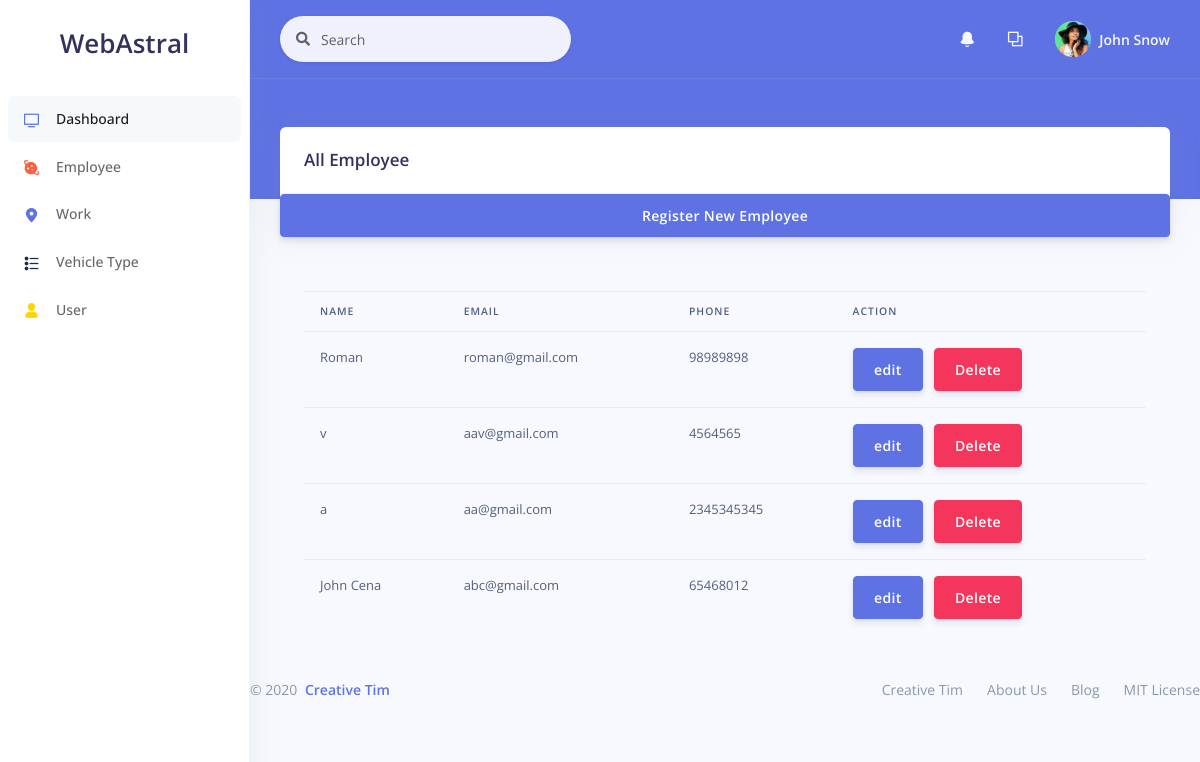
Screenshot of /admin/employee_landpage.php with the database file from the repository.
### tables this page shows
CREATE TABLE `office_record` (
  `id` int(11) NOT NULL,
  `name` varchar(500) NOT NULL,
  `email` varchar(500) NOT NULL,
  `phone` varchar(20) NOT NULL,
  `password` varchar(20) NOT NULL,
  `join_date` varchar(200) DEFAULT NULL,
  `leave_date` varchar(200) DEFAULT NULL,
  `active` int(1) NOT NULL DEFAULT '1',
  `role_id` int(1) NOT NULL DEFAULT '2'
);

### admin/employee_landpage.php (the view, shortened to what this page needs)
<?php include('header.php'); ?>
    <div class="header bg-primary pb-6">
      <div class="container-fluid">
        <div class="header-body">
          <div class="row align-items-center py-4">
          </div>
        </div>
      </div>
    </div>
    <div class="container-fluid mt--6">
      <div class="row justify-content-center">
        <div class=" col ">
          <div class="card">
            <div class="card-header bg-transparent">
              <h3 class="mb-0">All Employee</h3>
            </div>
            <button type="button" class="btn btn-primary" data-toggle="modal" data-target="#register_employee">Register New Employee</button>
            </div>
            <div class="card-body">
              <table class="table">
                <thead>
                  <tr>
                    <th scope="col">Name</th>
                    <th scope="col">Email</th>
                    <th scope="col">Phone</th>
                    <th scope="col">Action</th>
                  </tr>
                </thead>
                <tbody>
              <?php
                $conn = new mysqli('localhost', 'root', 'redhat', 'vehicle');
                $sql = "SELECT * FROM office_record WHERE role_id = 2 ORDER BY id DESC";
                $query = $conn->query($sql);
                if($query->num_rows >0){
                  while($row = $query->fetch_assoc()){ ?>
                    <tr>
                      <td><?php echo $row['name']; ?></td>
                      <td><?php echo $row['email']; ?></td>
                      <td><?php echo $row['phone']; ?></td>
                      <td>
                        <form method="post">
                          <button class="btn btn-primary">edit</button>
                          <button class="btn btn-danger">Delete</button>
                        </form>
                      </td>
                    </tr>
                    <?php  } }else{echo 'Work Not found';} ?>
                  </tbody>
                </table>
            </div>
          </div>
        </div>
      </div>
    <?php include('footer.php'); ?>

### admin/header.php (shortened to what this page needs)
<!DOCTYPE html>
<html>
<head>
  <link rel="stylesheet" href="assets/vendor/nucleo/css/nucleo.css" type="text/css">
  <link rel="stylesheet" href="assets/vendor/@fortawesome/fontawesome-free/css/all.min.css" type="text/css">
  <link rel="stylesheet" href="assets/css/argon.css?v=1.2.0" type="text/css">
</head>
<body>
  <?php include('admin_sidebar.php'); ?>
  <div class="main-content" id="panel">
    <nav class="navbar navbar-top navbar-expand navbar-dark bg-primary border-bottom">
      <div class="container-fluid">
        <div class="collapse navbar-collapse" id="navbarSupportedContent">
          <form class="navbar-search navbar-search-light form-inline mr-sm-3" id="navbar-search-main">
            <div class="form-group mb-0">
              <div class="input-group input-group-alternative input-group-merge">
                <div class="input-group-prepend">
                  <span class="input-group-text"><i class="fas fa-search"></i></span>
                </div>
                <input class="form-control" placeholder="Search" type="text">
              </div>
            </div>
          </form>
          <ul class="navbar-nav align-items-center  ml-md-auto ">
            <li class="nav-item dropdown">
              <a class="nav-link" href="#" role="button" data-toggle="dropdown" aria-haspopup="true" aria-expanded="false">
                <i class="ni ni-bell-55"></i>
              </a>
            </li>
            <li class="nav-item dropdown">
              <a class="nav-link" href="#" role="button" data-toggle="dropdown" aria-haspopup="true" aria-expanded="false">
                <i class="ni ni-ungroup"></i>
              </a>
            </li>
          </ul>
          <ul class="navbar-nav align-items-center  ml-auto ml-md-0 ">
            <li class="nav-item dropdown">
              <a class="nav-link pr-0" href="#" role="button" data-toggle="dropdown" aria-haspopup="true" aria-expanded="false">
                <div class="media align-items-center">
                  <span class="avatar avatar-sm rounded-circle">
                    <img alt="Image placeholder" src="assets/img/theme/team-4.jpg">
                  </span>
                  <div class="media-body  ml-2  d-none d-lg-block">
                    <span class="mb-0 text-sm  font-weight-bold">John Snow</span>
                  </div>
                </div>
              </a>
            </li>
          </ul>
        </div>
      </div>
    </nav>

### admin/admin_sidebar.php
<nav class="sidenav navbar navbar-vertical  fixed-left  navbar-expand-xs navbar-light bg-white" id="sidenav-main">
  <div class="scrollbar-inner">
    <div class="sidenav-header  align-items-center">
      <a class="navbar-brand" href="javascript:void(0)">
        <h1>WebAstral</h1>
      </a>
    </div>
    <div class="navbar-inner">
      <div class="collapse navbar-collapse" id="sidenav-collapse-main">
        <ul class="navbar-nav">
          <li class="nav-item">
            <a class="nav-link active" href="#">
              <i class="ni ni-tv-2 text-primary"></i>
              <span class="nav-link-text">Dashboard</span>
            </a>
          </li>
          <li class="nav-item">
            <a class="nav-link" href="employee.php">
              <i class="ni ni-planet text-orange"></i>
              <span class="nav-link-text">Employee</span>
            </a>
          </li>
          <li class="nav-item">
            <a class="nav-link" href="work.php">
              <i class="ni ni-pin-3 text-primary"></i>
              <span class="nav-link-text">Work</span>
            </a>
          </li>
          <li class="nav-item">
            <a class="nav-link" href="vehicle_type.php">
              <i class="ni ni-bullet-list-67 text-default"></i>
              <span class="nav-link-text">Vehicle Type</span>
            </a>
          </li>
           <li class="nav-item">
            <a class="nav-link" href="#">
              <i class="ni ni-single-02 text-yellow"></i>
              <span class="nav-link-text">User</span>
            </a>
          </li>
        </ul>
      </div>
    </div>
  </div>
</nav>

### admin/footer.php (shortened to what this page needs)
      <footer class="footer pt-0">
        <div class="row align-items-center justify-content-lg-between">
          <div class="col-lg-6">
            <div class="copyright text-center  text-lg-left  text-muted">
              &copy; 2020 <a href="https://www.creative-tim.com" class="font-weight-bold ml-1" target="_blank">Creative Tim</a>
            </div>
          </div>
          <div class="col-lg-6">
            <ul class="nav nav-footer justify-content-center justify-content-lg-end">
              <li class="nav-item">
                <a href="https://www.creative-tim.com" class="nav-link" target="_blank">Creative Tim</a>
              </li>
              <li class="nav-item">
                <a href="https://www.creative-tim.com/presentation" class="nav-link" target="_blank">About Us</a>
              </li>
              <li class="nav-item">
                <a href="http://blog.creative-tim.com" class="nav-link" target="_blank">Blog</a>
              </li>
              <li class="nav-item">
                <a href="https://github.com/creativetimofficial/argon-dashboard/blob/master/LICENSE.md" class="nav-link" target="_blank">MIT License</a>
              </li>
            </ul>
          </div>
        </div>
      </footer>
    </div>
  </div><p>asdfasdfasdf</p>
  </body>
</html>

### rows the page displays
office_record: name "Roman", email "roman@gmail.com", phone "98989898"
office_record: name "v", email "aav@gmail.com", phone "4564565"
office_record: name "a", email "aa@gmail.com", phone "2345345345"
office_record: name "John Cena", email "abc@gmail.com", phone "65468012"
